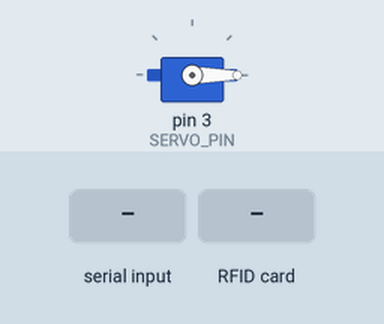
This sketch was run on a simulated Arduino Uno, built with avr-gcc and run on an emulated ATmega328P. On the bench: servo. The inputs (shaded band) are chosen by the test bench. What the sketch prints to the serial monitor is not drawn.

Above: at 1.2 s.
1.3 s: "rotate_servo" received over Serial
At 2.8 s:
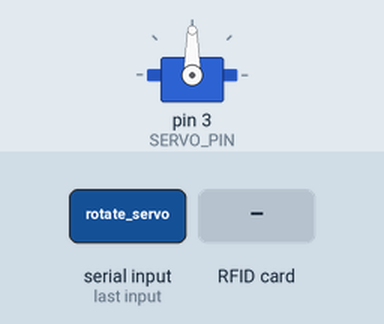
4.3 s: RFID card 5E 7A 19 C4 held to the reader
Timing chart, 0 to 7.3 s (numbered marks = the images above; inputs shaded):
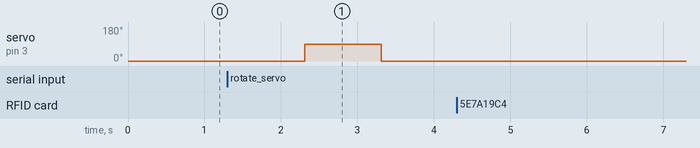

The sketch:

a1.ino
```cpp
#include <SPI.h>
#include <MFRC522.h>
#include <Servo.h>

#define SS_PIN 10
#define RST_PIN 9
#define SERVO_PIN 3

MFRC522 mfrc522(SS_PIN, RST_PIN);   // Create a new MFRC522 instance
Servo myServo;                      // Create a new Servo object

void setup() {
  Serial.begin(9600); // Init serial communication
  SPI.begin();        // Init SPI bus
  mfrc522.PCD_Init(); // Init MFRC522 reader
  myServo.attach(SERVO_PIN); // Attach the servo to a pin
  myServo.write(0);          // Set initial servo position if needed
}

void loop() {
  // Check for new RFID cards
  if (mfrc522.PICC_IsNewCardPresent() && mfrc522.PICC_ReadCardSerial()) {
    String content = "";
    for (byte i = 0; i < mfrc522.uid.size; i++) {
      content.concat(String(mfrc522.uid.uidByte[i] < 0x10 ? "0" : ""));
      content.concat(String(mfrc522.uid.uidByte[i], HEX));
    }
    content.toUpperCase();
    Serial.println(content); // Send the UID to serial

    // We assume 'rotate_servo' as command to rotate the servo
    // Let's simulate a UID match just for demonstration purposes
    if (content.equals("UID MATCH FROM CSV")) { // You should replace this with actual logic
      myServo.write(90); // If matched, rotate the servo
      delay(1000);       // Wait for a while
      myServo.write(0);  // Rotate back to initial position
    }
    mfrc522.PICC_HaltA(); // Stop reading
  }

  // If received data from serial (from connected computer)
  if(Serial.available() > 0){
    String cmd = Serial.readString();
    if(cmd == "rotate_servo"){
      myServo.write(90); // Rotate the servo if command received
      delay(1000);
      myServo.write(0);
    }
  }
}
```

Measured:
- after the input at 1.3 s, servo on pin 3 (SERVO_PIN): 0° → 90° after 1.0 s, → 0° 1.0 s later
- after the input at 4.3 s, every drawn part: stays the same
